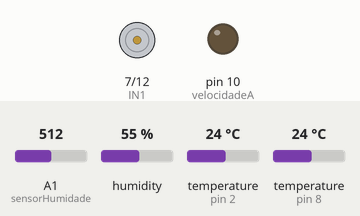
Bench run of a sketch on a simulated Arduino Uno, built with avr-gcc and run on an emulated ATmega328P. Shown: motor-driver pin pairs drawn as motors (green arrow = first pin HIGH = forward, orange = second pin HIGH = backward, longer = more drive), output pins drawn as LEDs (lit = HIGH). The test bench sets the inputs (shaded band); at power-on: A1 (sensorHumidade) = 512, humidity 55 %, temperature (sensors on pin 2, pin 8) 24 °C. What the sketch prints to the serial monitor is not drawn.

Above: at 3.7 s.
3.8 s: A1 (sensorHumidade) set to 489
At 5.0 s:
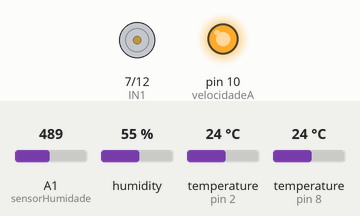
7.3 s: A1 (sensorHumidade) set to 240
At 8.12 s:
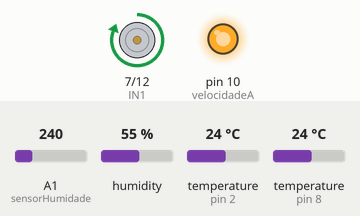
Timing chart, 0 to 17.0 s (numbered marks = the images above; inputs shaded):
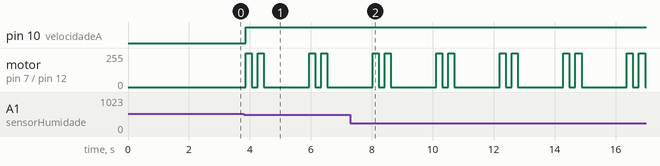

The sketch:

indoor_GARDEN.ino
```cpp
#include <TimerOne.h>

#include <OneWire.h>
#include <DallasTemperature.h>
#include "DHT.h"

#define sensorHumidade A1 //
#define ONE_WIRE_BUS 2 //Temp
#define DHTPIN 8 //Ar
#define DHTTYPE DHT22 //Ar

OneWire oneWire(ONE_WIRE_BUS);
DallasTemperature sensors(&oneWire);


DHT dht(DHTPIN, DHTTYPE);

unsigned long tempoAnterior = 0;
unsigned long intervalo = 1000;

//motor ventoinha
int IN1 = 7;
int IN2 = 12 ;
int velocidadeA = 10; //PWM

/*
//motor água (se arranjarmos isso)
int IN3 = 13;
int IN4 = 12;
int velocidadeB = 11; //PWM
*/


//Excel
int row= 0 ;

void setup()
{
  //Motores
  pinMode(IN1,OUTPUT);
  pinMode(IN2,OUTPUT);
  //pinMode(IN3,OUTPUT);
  //pinMode(IN4,OUTPUT);
  pinMode(velocidadeA,OUTPUT);
  //pinMode(velocidadeB,OUTPUT);

  Serial.begin(9600);
  dht.begin();
  sensors.begin();
  Serial.println("Indoor Kitchen Garden");
  delay(500);
  Serial.println("Início");
  delay(2000);


  //EXCEL
  Serial.println("CLEARDATA");
  Serial.println("LABEL,TEMPO,HUMIDADE AR,TEMPERATURA AR,Temp Solo,Hum Solo");
}

void loop()
{
  // A leitura da temperatura e humidade pode levar 250ms
  // O atraso do sensor pode chegar a 2 segundos.
  float h = dht.readHumidity();
  float t = dht.readTemperature();
  // testa se retorno é valido, caso contrário algo está errado.
  if (isnan(t) || isnan(h))
  {
    Serial.println("Failed to read from DHT");
  }
  else
  {
    Serial.print("HUMIDADE DO AR: ");
    Serial.print(h);
    Serial.print(" %  ");
    Serial.print("TEMPERATURA DO AR: ");
    Serial.print(t);
    Serial.print(" ºC  ");
  }
  //Sensor do Ar ^^

  sensors.requestTemperatures(); // Send the command to get temperature readings
  Serial.print("Temp: ");
  Serial.print(sensors.getTempCByIndex(0));
  Serial.print("  ");
   // Porquê "byIndex"?
   // Pode haver mais do que um DS18B20
   // 0 representa o primeiro sensor

   //Sensor Temperatura Terra ^^

  int leitura = analogRead(sensorHumidade); // Leitura dos dados analógicos vindos do sensor de umidade de solo

  if (leitura<=1023 && leitura>=500)
  {
    // Se a leitura feita for um valor entre 1023 e 682 podemos definir que o solo está com uma baixa condutividade, logo a planta deve ser regada
    Serial.print("HUMIDADE SOLO: ");
    Serial.println(leitura);
    Serial.println("  ");
  }

  else
  {
     if (leitura<=500 && leitura>=250)
     {
       // Se a leitura feita for um valor entre 681 e 341 podemos definir que o solo está com um nível médio de humidade, logo dependendo da planta pode ou não ser vantajoso regar
       Serial.print("Nível de Humidade Médio: ");
       Serial.print(leitura);
       Serial.println("  ");
     }
     else
     {
        if (leitura<=250 && leitura>=0)
        {
           // Se a leitura feita for um valor entre 0 e 340 podemos definir que o solo está com um nível aceitável de humidade, logo talvez não seja interessante regar neste momento
           Serial.print("Nível de Humidade Baixo: ");
           Serial.print(leitura);
           Serial.println("  ");
        }
     }
   }


  //Sensor Humidade Terra ^^
  delay(500);

  Serial.print("DATA,TIME,"); Serial.print(h); Serial.print(","); Serial.print(t); Serial.print(","); Serial.print(sensors.getTempCByIndex(0)); Serial.print(","); Serial.print(leitura); Serial.println(",");
  row++;
  if (row > 360)
  {
    row =0;
    Serial.print("ROW,SET,2");
  }


  digitalWrite(IN1, HIGH);
  digitalWrite(IN2, LOW);
  digitalWrite(velocidadeA, 1);
  delay(200);
    digitalWrite(IN1, LOW);
  digitalWrite(IN2, LOW);
  digitalWrite(velocidadeA, 1);
  delay(200);
    digitalWrite(IN1, HIGH);
  digitalWrite(IN2, LOW);
  digitalWrite(velocidadeA, 1);
  delay(200);
  digitalWrite(IN1, LOW);
  digitalWrite(IN2, LOW);
  digitalWrite(velocidadeA, 1);
  delay(200);


}
```

Measured:
- the behaviour switches between 500 and 499 on A1 (sensorHumidade) (found by bisection; images 0 and 1)
- by itself, motor on pin 7 (IN1) / pin 12 (IN2): repeats every 2.1 s: stopped 0.20 s, forward 255/255 0.20 s, stopped 1.5 s, forward 255/255 0.20 s
